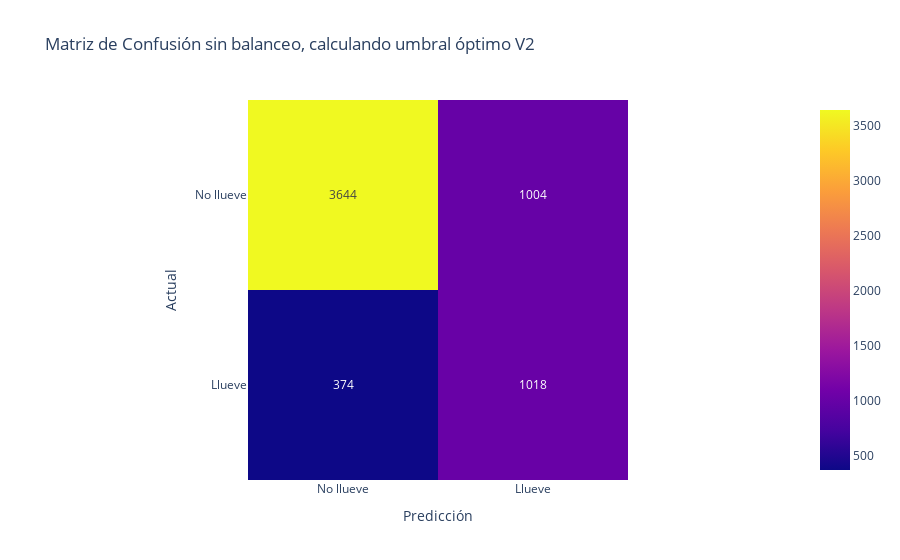

Here is the notebook cell this chart was saved with:
### Code cell
mostrar_resultados(y_test,y_pred_optimal, 'Matriz de Confusión sin balanceo, calculando umbral óptimo V2')

### Figure 1 — Plotly figure (JSON) as saved in the notebook; plotly's stock layout.template omitted (floating-point values rounded to 4 significant figures)
{"data": [{"coloraxis": "coloraxis", "hovertemplate": "Predicción: %{x}<br>Actual: %{y}<br>color: %{z}<extra></extra>", "name": "0", "texttemplate": "%{z}", "type": "heatmap", "x": ["No llueve", "Llueve"], "xaxis": "x", "y": ["No llueve", "Llueve"], "yaxis": "y", "z": [[3644, 1004], [374, 1018]]}], "layout": {"coloraxis": {"colorscale": [[0, "#0d0887"], [0.1111, "#46039f"], [0.2222, "#7201a8"], [0.3333, "#9c179e"], [0.4444, "#bd3786"], [0.5556, "#d8576b"], [0.6667, "#ed7953"], [0.7778, "#fb9f3a"], [0.8889, "#fdca26"], [1, "#f0f921"]]}, "title": {"text": "Matriz de Confusión sin balanceo, calculando umbral óptimo V2"}, "xaxis": {"anchor": "y", "constrain": "domain", "domain": [0, 1], "scaleanchor": "y", "title": {"text": "Predicción"}}, "yaxis": {"anchor": "x", "autorange": "reversed", "constrain": "domain", "domain": [0, 1], "title": {"text": "Actual"}}}}
